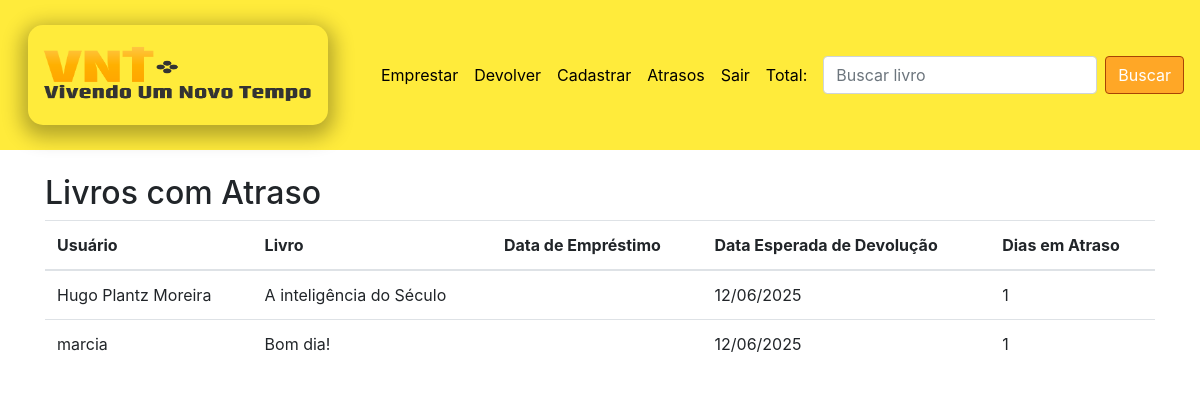
Page /livro/atrasos/ (signed in) on the earlier database version.
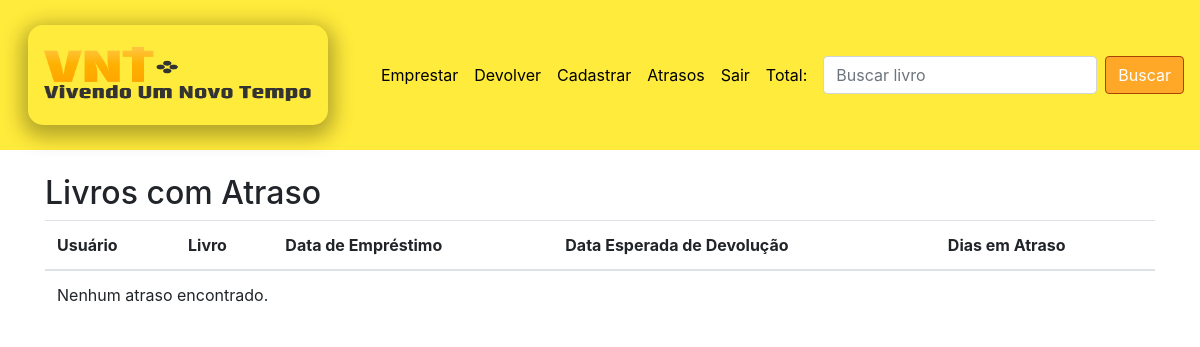
Same page on the later database version.
### livro/models.py (models this page shows, shortened)
class Livros(models.Model):
    nome = models.CharField(max_length=100)
    autor = models.CharField(max_length=30)
    co_autor = models.CharField(max_length=30, blank=True)
    emprestado = models.BooleanField(default=False)
    categoria = models.ForeignKey(Categoria, on_delete=models.DO_NOTHING)
    usuario = models.ForeignKey(Usuario, on_delete=models.DO_NOTHING)
    codigo = models.CharField(max_length=50, null=True, blank=True)
    descricao = models.TextField(blank=True, null=True)
    imagem = models.ImageField(upload_to='livros/', blank=True, null=True)
    class Meta:
        verbose_name = 'Livro'
    def __str__(self):
        return self.nome

class Emprestimos(models.Model):
    nome_emprestado_anonimo = models.CharField(max_length=100, null=True, blank=True)
    email_emprestado = models.EmailField()
    livro = models.ForeignKey(Livros, on_delete=models.CASCADE)
    data_emprestimo = models.DateTimeField(default=get_default_data_emprestimo)
    data_prevista = models.DateField(default=get_default_data_prevista)
    data_devolucao = models.DateField(null=True, blank=True)

### livro/views.py (the view)
# urls.py: path('atrasos/', views.atrasos, name='atrasos'),
def atrasos(request):
    if not request.session.get('usuario'):
        return redirect('/auth/login/?status=2')
    hoje = timezone.now().date()
    qs = Emprestimos.objects.filter(
        data_prevista__lt=hoje,
        data_devolucao__isnull=True,
    )
    atrasos_list = []
    for emp in qs:
        dias_atraso = (hoje - emp.data_prevista).days
        atrasos_list.append({
            'usuario': emp.nome_emprestado_anonimo or emp.email_emprestado,
            'livro': emp.livro,
            'data_prevista': emp.data_prevista,
            'dias_atraso': dias_atraso,
        })
    return render(request, 'atrasos.html', {
        'usuario_logado': request.session['usuario'],
        'atrasos': atrasos_list,
    })

### livro/templates/atrasos.html
{% extends 'base.html' %}
{% block 'conteudo' %}
<h2>Livros com Atraso</h2>
<table class="table">
  <thead>
    <tr>
      <th>Usuário</th>
      <th>Livro</th>
      <th>Data de Empréstimo</th>
      <th>Data Esperada de Devolução</th>
      <th>Dias em Atraso</th>
    </tr>
  </thead>
  <tbody>
    {% for atraso in atrasos %}
    <tr>
      <td>{{ atraso.usuario }}</td>
      <td>{{ atraso.livro }}</td>
      <td>{{ atraso.data_emprestimo|date:"d/m/Y \\a\\s H:i" }}</td>
      <td>{{ atraso.data_prevista|date:"d/m/Y" }}</td>
      <td>{{ atraso.dias_atraso }}</td>
    </tr>
    {% empty %}
    <tr>
      <td colspan="5">Nenhum atraso encontrado.</td>
    </tr>
    {% endfor %}
  </tbody>
</table>
{% endblock %}

Differences in the rows shown:
removed Livros: usuario "Hugo Plantz Moreira", livro "A inteligência do Século", data_prevista "12/06/2025", dias_atraso "1"
no longer on this page (row edited): Livros: usuario "marcia", livro "Bom dia!", data_prevista "12/06/2025", dias_atraso "1"
Other differences:
text now shown: "Nenhum atraso encontrado."
